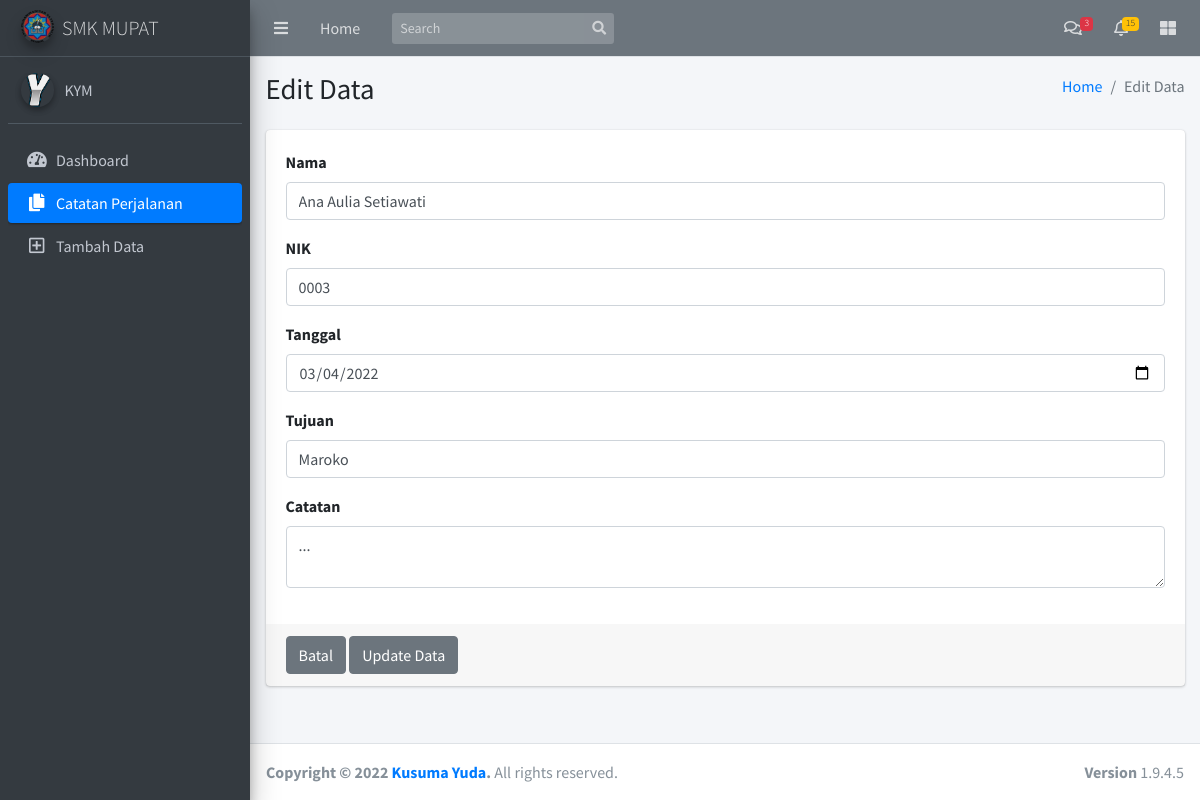
Screenshot of /i-form_edit.php?id=3 with the database file from the repository.
### tables this page shows
CREATE TABLE `tb_perjalanan` (
  `id` int(12) NOT NULL,
  `nama` varchar(255) NOT NULL,
  `nik` varchar(255) NOT NULL,
  `tanggal` date NOT NULL,
  `tujuan` varchar(255) NOT NULL,
  `catatan` varchar(255) NOT NULL
);

### i-form_edit.php (the view, shortened to what this page needs)
<?php
$id = $_GET['id'];
include('i-koneksi.php');
$query = "SELECT * FROM tb_perjalanan WHERE id='$id'";
$result = mysqli_query($conn, $query);
?>
<!DOCTYPE html>
<html>
<head>
  <link rel="stylesheet" href="plugins/fontawesome-free/css/all.min.css">
  <link rel="stylesheet" href="https://code.ionicframework.com/ionicons/2.0.1/css/ionicons.min.css">
  <link rel="stylesheet" href="plugins/datatables-bs4/css/dataTables.bootstrap4.css">
  <link rel="stylesheet" href="dist/css/adminlte.min.css">
</head>
<body class="hold-transition sidebar-mini">
<div class="wrapper">
  <nav class="main-header navbar navbar-expand navbar-dark navbar-gray">
    <ul class="navbar-nav">
      <li class="nav-item">
        <a class="nav-link" data-widget="pushmenu" href="#"><i class="fas fa-bars"></i></a>
      </li>
      <li class="nav-item d-none d-sm-inline-block">
        <a href="index.php" class="nav-link">Home</a>
      </li>
    </ul>
    <form class="form-inline ml-3">
      <div class="input-group input-group-sm">
        <input class="form-control form-control-navbar" type="search" placeholder="Search" aria-label="Search">
        <div class="input-group-append">
          <button class="btn btn-navbar" type="submit">
            <i class="fas fa-search"></i>
          </button>
        </div>
      </div>
    </form>
    <ul class="navbar-nav ml-auto">
      <li class="nav-item dropdown">
        <a class="nav-link" data-toggle="dropdown" href="#">
          <i class="far fa-comments"></i>
          <span class="badge badge-danger navbar-badge">3</span>
        </a>
      </li>
      <li class="nav-item dropdown">
        <a class="nav-link" data-toggle="dropdown" href="#">
          <i class="far fa-bell"></i>
          <span class="badge badge-warning navbar-badge">15</span>
        </a>
      </li>
      <li class="nav-item">
        <a class="nav-link" data-widget="control-sidebar" data-slide="true" href="#">
          <i class="fas fa-th-large"></i>
        </a>
      </li>
    </ul>
  </nav>
  <aside class="main-sidebar sidebar-dark-primary elevation-4">
    <a href="index3.php" class="brand-link">
      <img src="dist/img/smkmupat.png"
           alt="AdminLTE Logo"
           class="brand-image img-circle elevation-3"
           style="opacity: .8">
      <span class="brand-text font-weight-light">SMK MUPAT</span>
    </a>
    <div class="sidebar">
      <div class="user-panel mt-3 pb-3 mb-3 d-flex">
        <div class="image">
            <img src="dist/img/yudaa.png" class="img-circle elevation-2" alt="User Image">
        </div>
        <div class="info">
          <a href="#">KYM</a>
        </div>
      </div>
      <nav class="mt-2">
        <ul class="nav nav-pills nav-sidebar flex-column" data-widget="treeview" role="menu" data-accordion="false">
          <li class="nav-item">
            <a href="index.php" class="nav-link">
                <i class="nav-icon fas fa-tachometer-alt"></i>
                <p>
                Dashboard
              </p>
            </a>
            <a href="i-catatan.php" class="nav-link active">
              <i class="nav-icon fas fa-copy"></i>
              <p>
                Catatan Perjalanan
              </p>
            </a>
            <a href="i-tambah.php" class="nav-link">
              <i class="nav-icon far fa-plus-square"></i>
              <p>
                Tambah Data
              </p>
            </a>
          </li>
        </ul>
      </nav>
    </div>
  </aside>
  <div class="content-wrapper">
    <section class="content-header">
      <div class="container-fluid">
        <div class="row mb-2">
          <div class="col-sm-6">
            <h1>Edit Data</h1>
          </div>
          <div class="col-sm-6">
            <ol class="breadcrumb float-sm-right">
              <li class="breadcrumb-item"><a href="index.php">Home</a></li>
              <li class="breadcrumb-item active">Edit Data</li>
            </ol>
          </div>
        </div>
      </div>
    </section>
    <section class="content">
      <div class="row">
        <div class="col-12">
          <section class="content">
      <div class="container-fluid">
        <div class="row">
          <div class="col-md-12">
            <div class="card card-primary">
              <form role="form" action="i-edit.php" method="post">
                <?php
                while ($row = mysqli_fetch_assoc($result)) {
                ?>
                <div class="card-body">
                  <div class="form-group">
                    <label>Nama</label>
                    <input type="text" name="nama" class="form-control"  value="<?php echo $row['nama']; ?>">
                  </div>
                  <div class="form-group">
                    <label>NIK</label>
                    <input type="text" name="nik" class="form-control"  value="<?php echo $row['nik']; ?>">
                  </div>
                  <div class="form-group">
                    <label>Tanggal</label>
                    <input type="date" name="tanggal" class="form-control"  value="<?php echo $row['tanggal']; ?>">
                  </div>
                  <div class="form-group">
                    <label>Tujuan</label>
                    <input type="text" name="tujuan" class="form-control" value="<?php echo $row['tujuan']; ?>">
                  </div>
                  <div class="form-group">
                    <label>Catatan</label>
                    <textarea required="" name="catatan" class="form-control"><?php echo $row['catatan']; ?></textarea>
                  </div>
                </div>
                <div class="card-footer">
                    <a href="i-catatan.php" class="btn btn-secondary">Batal</a>
                    <button type="submit" class="btn btn-secondary" onclick = "return confirm('Data akan segera di tambahkan');">Update Data</button>
                    <?php
                    }
                    ?>
                </div>
              </form>
            </div>
          </div>
        </div>
      </div>
    </section>
        </div>
      </div>
    </section>
  </div>
  <footer class="main-footer">
    <strong>Copyright &copy; 2022 <a href="http://adminlte.io">Kusuma Yuda</a>.</strong>
    All rights reserved.
    <div class="float-right d-none d-sm-inline-block">
      <b>Version</b> 1.9.4.5
    </div>
  </footer>
</div>
</body>
</html>

### rows the page displays
tb_perjalanan: nama "Ana Aulia Setiawati", nik "0003", tanggal "03/04/2022", tujuan "Maroko", catatan "..."
